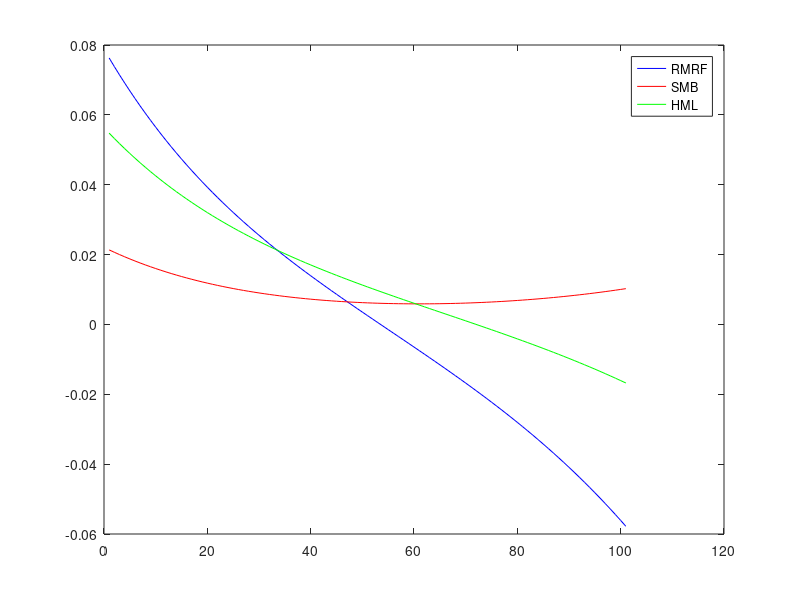

Here is the MATLAB script that generated this plot:
% -------------------------------------------------------------------------
% Key: Homework 3, Number 1
% -------------------------------------------------------------------------

clear; clc;

%  Part a -----------------------------------------------------------------

% Data: Columns are Year, Consumption Growth, RMR-RF, SMB, HML, RF
load data.mat;

% Consumption Growth Rate
Cg = data(:,2);   
T = length(Cg);

% We'll Use RMR-RF, SMB, and HML for our Return Data
% - Note that these data points are excess returns
R1 = data(:,3);   
R2 = data(:,4);
R3 = data(:,5);

fprintf('\n Means: ');
fprintf('\n        - Consumption Growth: %6.4f ',mean(Cg));
fprintf('\n        - RMRF:               %6.4f ',mean(R1));
fprintf('\n        - SMB:                %6.4f ',mean(R2));
fprintf('\n        - HML:                %6.4f ',mean(R3));
fprintf('\n');

corr([Cg R1 R2 R3])

% Part b ------------------------------------------------------------------

beta = 1.0;

for gamma = 0:100
    m = beta.*(Cg.^(-gamma));
    value(gamma+1) = (R1'*m)/T;
end
plot(value,'b')
hold on

for gamma = 0:100
    m = beta.*(Cg.^(-gamma));
    value(gamma+1) = (R2'*m)/T;
end
plot(value,'r')

for gamma = 0:100
    m = beta.*(Cg.^(-gamma));
    value(gamma+1) = (R3'*m)/T;
end
plot(value,'g')
legend ('RMRF','SMB','HML')
hold off
